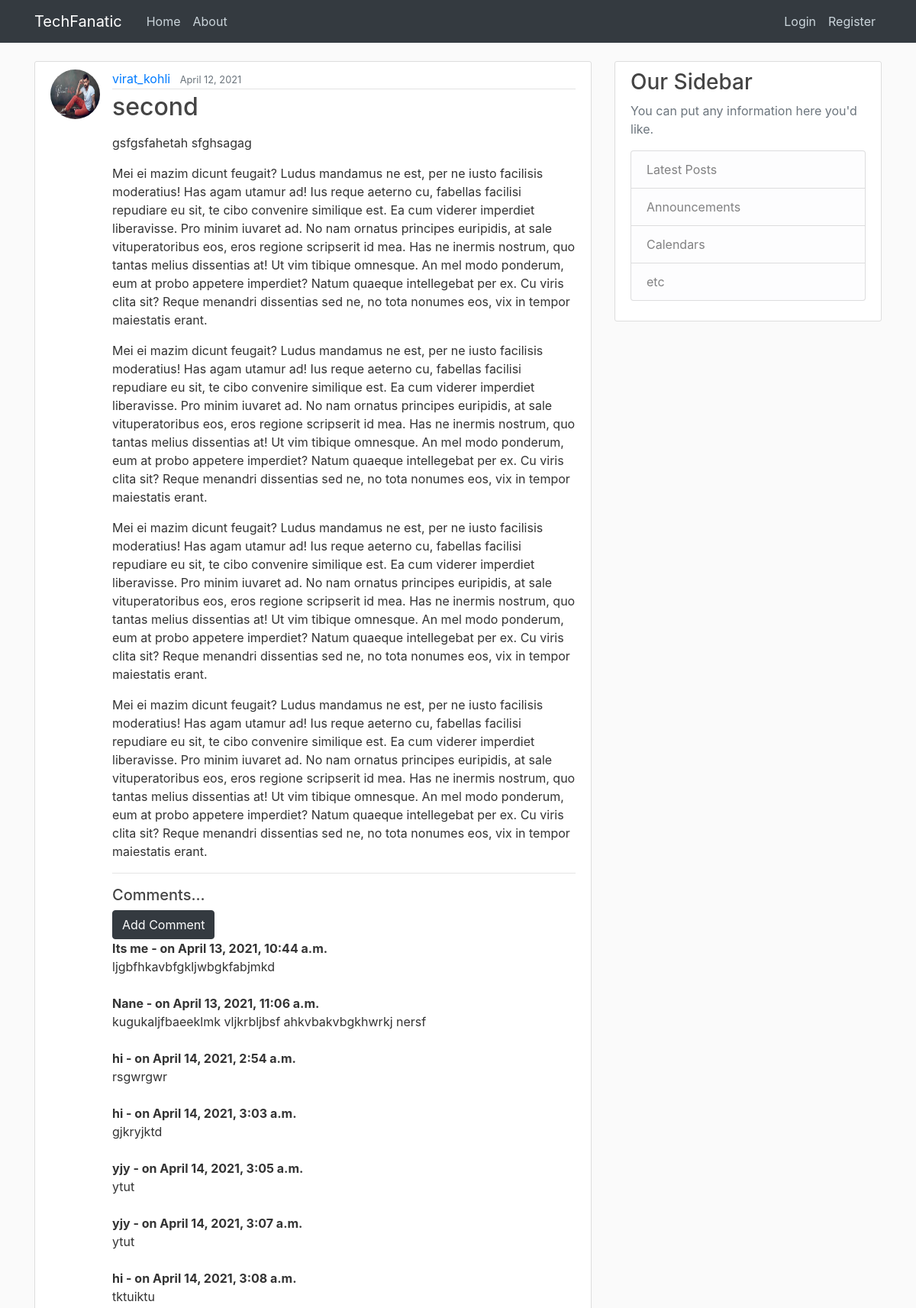
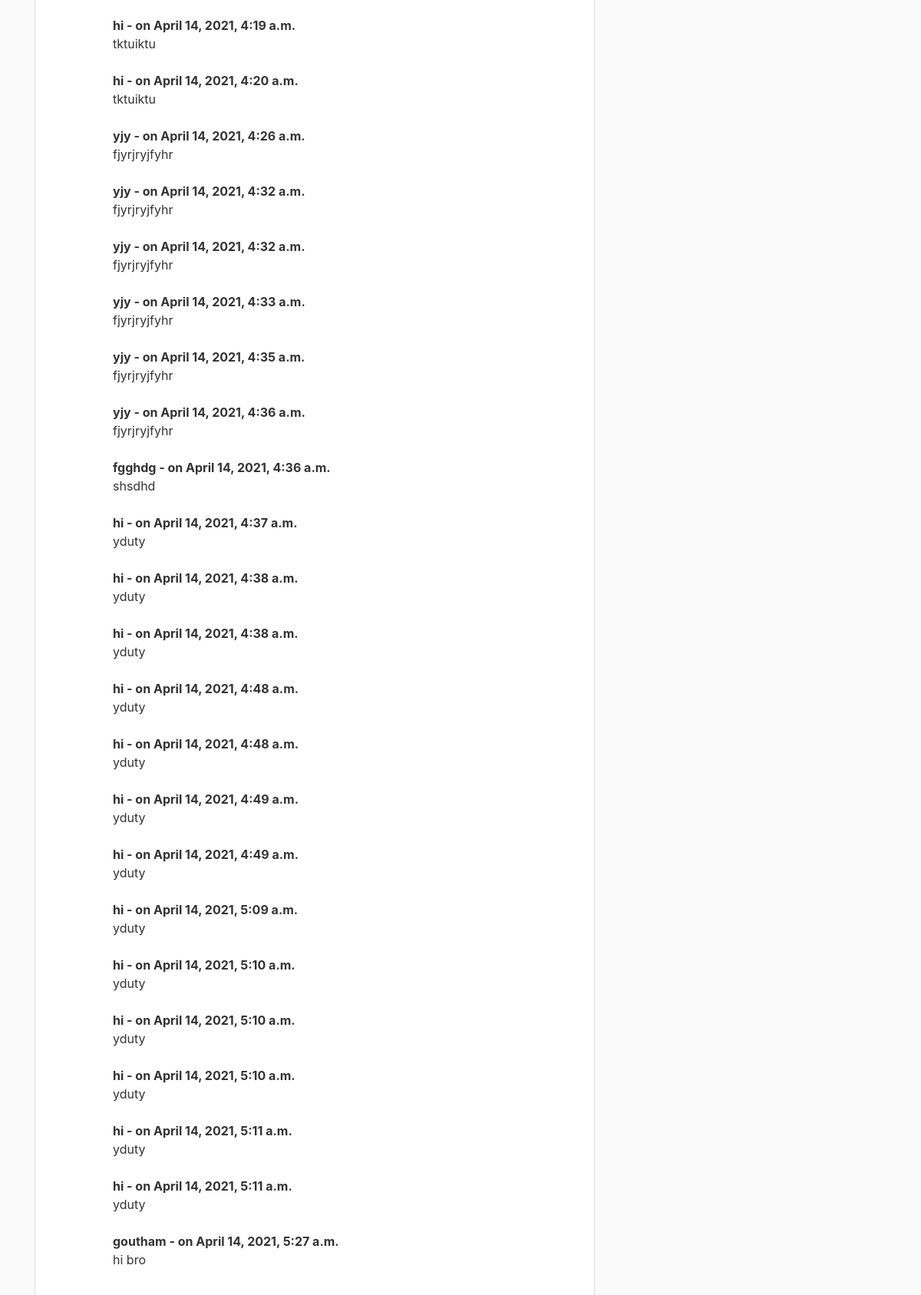
Page /post/83/ (upper part) on the committed database (2 pictures, top to bottom).
### blog/models.py (models this page shows, shortened)
class Post(models.Model):
    title = models.CharField(max_length=100)
    image = models.ImageField(null=True,blank=True,upload_to='django_blog/media')
    content = RichTextField(blank=True,null=True)
    date_posted = models.DateTimeField(default=timezone.now)
    author = models.ForeignKey(User, on_delete=models.CASCADE)

class Comment(models.Model):
    post = models.ForeignKey(Post,related_name="comments", on_delete=models.CASCADE)
    name = models.CharField(max_length=255)
    body = models.TextField()
    date = models.DateTimeField(auto_now_add=True)

### users/models.py (models this page shows, shortened)
class Profile(models.Model):
    user = models.OneToOneField(User, on_delete=models.CASCADE)
    image = models.ImageField(default="default.jpg", upload_to="profile_pics")

### blog/views.py (the view)
# urls.py: path("post/<int:pk>/", PostDetailView.as_view(), name="post-detail"),
class PostDetailView(DetailView):
    model = Post

### blog/templates/blog/post_detail.html (shortened to what this page needs)
{%extends "blog/base.html" %} {% block content%}
<article class="media content-section">
  <img
    src="{{object.author.profile.image.url}}"
    class="rounded-circle article-img"
  />
  <div class="media-body">
    <div class="article-metadata">
      <a class="mr-2" href="{% url 'user-posts' post.author.username%}"
        >{{ object.author }}</a
      >
      <small class="text-muted">{{ object.date_posted|date:"F d, Y" }}</small>
    </div>
    <h2 class="article-title">{{ object.title }}</h2>
      <p class="article-content">{{ object.content|safe }}</p>
  <hr>
    <div class="comment">
      <h5>Comments...</h5>
      {% if not post.comments.all %}
        No comments yet... <a href="{% url 'add_comment' post.pk %}">Add One</a>
      {% else %}
      <a href="{% url 'add_comment' post.pk %}" ><button type="button"  class="btn btn-dark" >Add Comment</button></a>
      <br>
        {% for comment in post.comments.all %}
          <strong>
            {{ comment.name }} - on
            {{ comment.date }}
            <br>
          </strong>
          {{ comment.body }}
          <br><br>
        {% endfor %}
      {% endif %}
    </div>
  </div>
</article>
{% endblock%}

### blog/templates/blog/base.html (shortened to what this page needs)
{%load static%}
<!DOCTYPE html>
<html lang="en">
  <head>
    <link
      rel="stylesheet"
      href="https://stackpath.bootstrapcdn.com/bootstrap/4.5.2/css/bootstrap.min.css"
    />
    <link rel="stylesheet" href="{% static 'blog/main.css'%}" type="text/css">
    <link rel="stylesheet" href="{% static 'blog/footer.css'%}" type="text/css">
  </head>
  <body>
    <header class="site-header">
      <nav class="navbar navbar-expand-md navbar-dark bg-dark fixed-top">
        <div class="container">
          <a class="navbar-brand mr-4" href="{% url 'home'%}">TechFanatic</a>
          <div class="collapse navbar-collapse" id="navbarToggle">
            <div class="navbar-nav mr-auto">
              <a class="nav-item nav-link" href="{% url 'home'%}">Home</a>
              <a class="nav-item nav-link" href="{% url 'about'%}">About</a>
            </div>
            <div class="navbar-nav">
              {%if user.is_authenticated%}
              <a class="nav-item nav-link" href="{% url 'post-create'%}">New Post</a>
              <a class="nav-item nav-link" href="{% url 'profile'%}">Profile</a>
              <a class="nav-item nav-link" href="{% url 'logout'%}">Logout</a>
              {%else%}
              <a class="nav-item nav-link" href="{% url 'login'%}">Login</a>
              <a class="nav-item nav-link" href="{% url 'register'%}">Register</a>
              {%endif%}
            </div>
          </div>
        </div>
      </nav>
    </header>
    <main role="main" class="container">
        <div class="row">
          <div class="col-md-8">
            {% block content %}{% endblock %}
          </div>
          <div class="col-md-4">
            <div class="content-section">
              <h3>Our Sidebar</h3>
              <p class='text-muted'>You can put any information here you'd like.
                <ul class="list-group">
                  <li class="list-group-item list-group-item-light">Latest Posts</li>
                  <li class="list-group-item list-group-item-light">Announcements</li>
                  <li class="list-group-item list-group-item-light">Calendars</li>
                  <li class="list-group-item list-group-item-light">etc</li>
                </ul>
              </p>
            </div>
          </div>
        </div>
      </main>
 <!DOCTYPE html>
  </body>
</html>

### blog/static/blog/main.css (style rules this page uses)
body { background: #fafafa; color: #333333; margin-top: 5rem; }
h1, h2, h3, h4, h5, h6 { color: #444444; }
ul { margin: 0; }
.site-header .navbar-nav .nav-link { color: #cbd5db; }
.content-section { background: #ffffff; padding: 10px 20px; border: 1px solid #dddddd; border-radius: 3px; margin-bottom: 20px; }
.article-title { color: #444444; }
.article-content { white-space: pre-line; }
.article-img { height: 65px; width: 65px; margin-right: 16px; }
.article-metadata { padding-bottom: 1px; margin-bottom: 4px; border-bottom: 1px solid #e3e3e3; }

### rows in the picture
Post: author.profile.image (picture), author "virat_kohli", date_posted "April 12, 2021", title "second", content "gsfgsfahetah sfghsagag Mei ei mazim dicunt feugait? Ludus mandamus ne est, per ne iusto facilisis moderatius! Has agam utamur ad! Ius reque aeterno cu, fabellas facilisi repudiare eu sit, te cibo convenire similique est. Ea cum viderer imperdiet liberavisse. Pro minim iuvaret ad. No nam ornatus principes euripidis, at sale vituperatoribus eos, eros regione scripserit id mea. Has ne inermis nostrum, quo tantas melius dissentias at! Ut vim tibique omnesque. An mel modo ponderum, eum at probo appetere imperdiet? Natum quaeque intellegebat per ex. Cu viris clita sit? Reque menandri dissentias sed ne, no tota nonumes eos, vix in tempor maiestatis erant. Mei ei mazim dicunt feugait? Ludus…"
Comment: name "Its me", date "April 13, 2021, 10:44 a.m.", body "ljgbfhkavbfgkljwbgkfabjmkd"
Comment: name "Nane", date "April 13, 2021, 11:06 a.m.", body "kugukaljfbaeeklmk vljkrbljbsf ahkvbakvbgkhwrkj nersf"
Comment: name "hi", date "April 14, 2021, 2:54 a.m.", body "rsgwrgwr"
Comment: name "hi", date "April 14, 2021, 3:03 a.m.", body "gjkryjktd"
Comment: name "yjy", date "April 14, 2021, 3:05 a.m.", body "ytut"
Comment: name "yjy", date "April 14, 2021, 3:07 a.m.", body "ytut"
Comment: name "hi", date "April 14, 2021, 3:08 a.m.", body "tktuiktu"
Comment: name "hi", date "April 14, 2021, 4:19 a.m.", body "tktuiktu"
Comment: name "hi", date "April 14, 2021, 4:20 a.m.", body "tktuiktu"
Comment: name "yjy", date "April 14, 2021, 4:26 a.m.", body "fjyrjryjfyhr"
Comment: name "yjy", date "April 14, 2021, 4:32 a.m.", body "fjyrjryjfyhr"
Comment: name "yjy", date "April 14, 2021, 4:32 a.m.", body "fjyrjryjfyhr"
Comment: name "yjy", date "April 14, 2021, 4:33 a.m.", body "fjyrjryjfyhr"
Comment: name "yjy", date "April 14, 2021, 4:35 a.m.", body "fjyrjryjfyhr"
Comment: name "yjy", date "April 14, 2021, 4:36 a.m.", body "fjyrjryjfyhr"
Comment: name "fgghdg", date "April 14, 2021, 4:36 a.m.", body "shsdhd"
Comment: name "hi", date "April 14, 2021, 4:37 a.m.", body "yduty"
Comment: name "hi", date "April 14, 2021, 4:38 a.m.", body "yduty"
Comment: name "hi", date "April 14, 2021, 4:38 a.m.", body "yduty"
Comment: name "hi", date "April 14, 2021, 4:48 a.m.", body "yduty"
Comment: name "hi", date "April 14, 2021, 4:48 a.m.", body "yduty"
Comment: name "hi", date "April 14, 2021, 4:49 a.m.", body "yduty"
Comment: name "hi", date "April 14, 2021, 4:49 a.m.", body "yduty"
Comment: name "hi", date "April 14, 2021, 5:09 a.m.", body "yduty"
Comment: name "hi", date "April 14, 2021, 5:10 a.m.", body "yduty"
Comment: name "hi", date "April 14, 2021, 5:10 a.m.", body "yduty"
Comment: name "hi", date "April 14, 2021, 5:10 a.m.", body "yduty"
Comment: name "hi", date "April 14, 2021, 5:11 a.m.", body "yduty"
Comment: name "hi", date "April 14, 2021, 5:11 a.m.", body "yduty"
Comment: name "goutham", date "April 14, 2021, 5:27 a.m.", body "hi bro"
